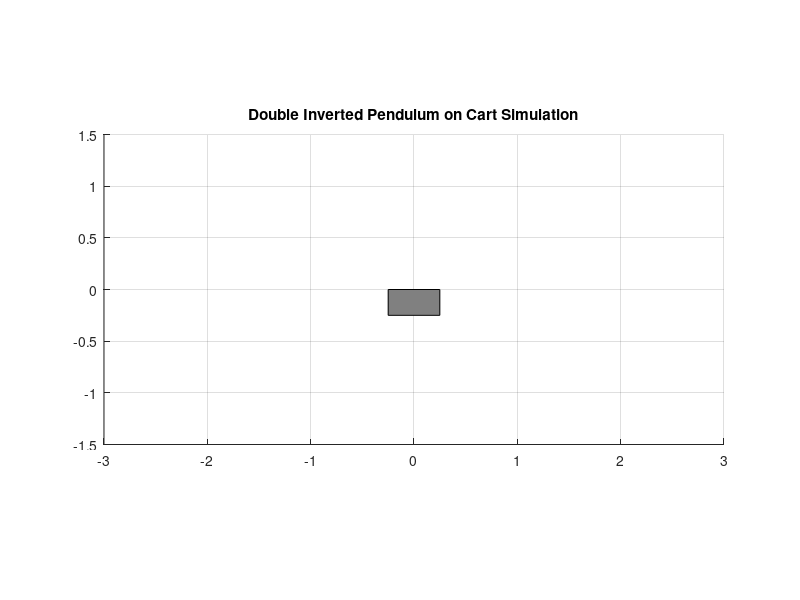

Source code (MATLAB): (Note: this script raises an error after producing the figure.)
% %% DIPC Simulation Setup
% clc;
% clear;
close all; % Close any existing figures


%  physical parameters
l1 = 0.5; 
l2 = 0.75; 
g = 9.81;


% Initial Conditions
x_pos_init      = 0;
theta1_init     = 0.1;
theta2_init     = -0.03;
x_dot_init      = 0;
theta1_dot_init = 0;
theta2_dot_init = 0;

% Init  state vector for the loop
x_vec = [x_pos_init; theta1_init; theta2_init; x_dot_init; theta1_dot_init; theta2_dot_init];

%chart Boundarys to keep the chart in the Figure
x_min = -2.5;
x_max = 2.5; 

%Simtime and steps
tfinal = 20;       % seconds
dt = 0.05;         % Time steps

% Cart dimensions 
cart_width = 0.5;
cart_height = 0.25;

% Set up the figure and axis
figure;
ax = gca;
axis([-3 3 -1.5 1.5]);
grid on;
set(ax, 'DataAspectRatio', [1 1 1]);
title('Double Inverted Pendulum on Cart Simulation');

% Calculate initial positions
x_cart = x_vec(1);
y_cart = 0;
x_m1 = x_cart + l1 * sin(x_vec(2));
y_m1 = l1 * cos(x_vec(2));
x_m2 = x_m1 + l2 * sin(x_vec(3));
y_m2 = y_m1 + l2 * cos(x_vec(3));

% Create graphics objects
cart = rectangle(ax, 'Position', [x_cart - cart_width/2, y_cart - cart_height, cart_width, cart_height], 'FaceColor', [0.5 0.5 0.5]);
xline(ax, x_min, 'k--', 'LineWidth', 2); % Left boundary line
xline(ax, x_max, 'k--', 'LineWidth', 2); % Right boundary line

bar1 = line(ax, 'XData', [x_cart, x_m1], 'YData', [y_cart, y_m1], 'LineWidth', 3, 'Color', 'b');
mass1 = line(ax, 'XData', x_m1, 'YData', y_m1, 'Marker', 'o', 'MarkerSize', 10, 'MarkerFaceColor', 'r');
bar2 = line(ax, 'XData', [x_m1, x_m2], 'YData', [y_m1, y_m2], 'LineWidth', 3, 'Color', 'b');
mass2 = line(ax, 'XData', x_m2, 'YData', y_m2, 'Marker', 'o', 'MarkerSize', 10, 'MarkerFaceColor', 'r');
time_text = text(ax, -2.8, 2.2, 'Time: 0.00s', 'FontSize', 14);

% start Video Setup
vidObj = VideoWriter('DIPC_Conrolled_Fw2_Sim_Gery.mp4', 'MPEG-4');
vidObj.FrameRate = 1/dt;
open(vidObj);

% Simulation using ode45 
fprintf('Running simulation...\n');

% Simtime 
tspan = [0 tfinal];


%Model Init cond
x_vec_init = [x_pos_init; theta1_init; theta2_init; x_dot_init; theta1_dot_init; theta2_dot_init];
%Observer Init Cond Zero Obs dont know whats going on
x_hat_init = zeros(6, 1); 
% Combine into a single 12x1 initial state vector
x_ex_int = [x_vec_init; x_hat_init];

x_desired = 1.0;          
theta1_desired = 0.2;     
theta2_desired = 0;    
x_des = [x_desired; theta1_desired; theta2_desired; 0; 0; 0];

f_handle = matlabFunction(f_u2, 'Vars', {state_vector, input_vector});

% Function Handle for the extendet Sys
combined_dynamics = @(t, x_ex) [f_handle(x_ex(1:6), -K_u2 * (x_ex(7:12) - x_des)); ...  % NonLin Plant
    (A_u2 - L*C_u2)*x_ex(7:12) + B_u2*(-K_u2*(x_ex(7:12) - x_des)) + L*C_u2*x_ex(1:6)]; % Observer 


[T, X] = ode45(combined_dynamics, tspan, x_ex_int);



%Output for 3D Animation
x_res = timeseries(X(:,1), T);
Theta1_res = timeseries(X(:,2), T);
Theta2_res = timeseries(X(:,3), T);

fprintf('Simulation complete. Starting animation...\n');

% time vector with fixed 
t_anim = (0:dt:tfinal)';

% Interpolate the results from ode45 
X_anim = interp1(T, X, t_anim);



% Loop through states t
for k = 1:length(t_anim)
    
    % Get the state vector 
    x_vec = X_anim(k, :)'; 

    % Boundary Collision (Optional)
    if x_vec(1) >= x_max 
        x_vec(1) = x_max; 
        x_vec(4) = 0;     
    elseif x_vec(1) <= x_min 
        x_vec(1) = x_min; 
        x_vec(4) = 0;    
    end
    
    % Update Graphics
    x_cart = x_vec(1);
    theta1 = x_vec(2);
    theta2 = x_vec(3);
    
    x_m1 = x_cart + l1 * sin(theta1);
    y_m1 = l1 * cos(theta1);
    x_m2 = x_m1 + l2 * sin(theta2);
    y_m2 = y_m1 + l2 * cos(theta2);
    
    set(cart, 'Position', [x_cart - cart_width/2, -cart_height, cart_width, cart_height]);
    set(bar1, 'XData', [x_cart, x_m1], 'YData', [y_cart, y_m1]);
    set(mass1, 'XData', x_m1, 'YData', y_m1);
    set(bar2, 'XData', [x_m1, x_m2], 'YData', [y_m1, y_m2]);
    set(mass2, 'XData', x_m2, 'YData', y_m2);
    set(time_text, 'String', sprintf('Time: %.2fs', t_anim(k)));
    
    drawnow; 
    
    % current frame to the video file
    frame = getframe(gcf);
    writeVideo(vidObj, frame);
end

% Close the video file object
close(vidObj);
disp('Video file saved.');
